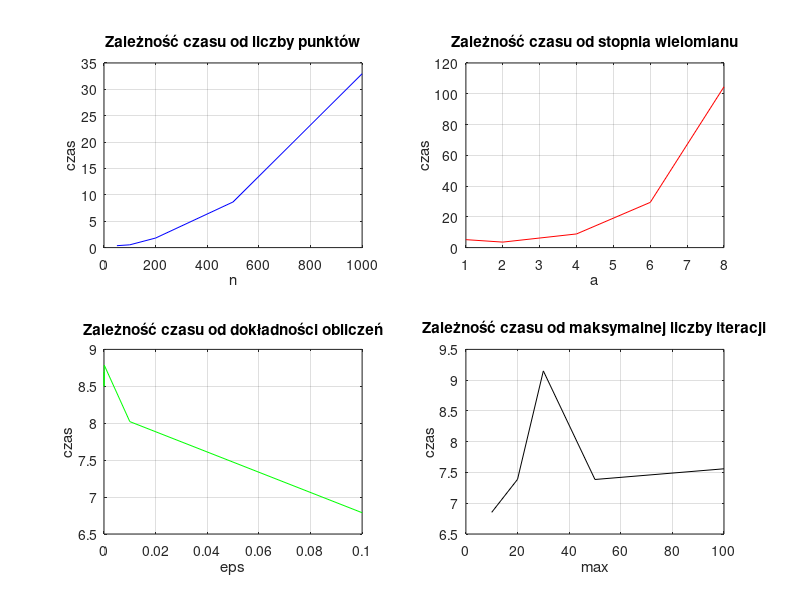

Recreate this plot in MATLAB.
%Badanie n:
%a=4, eps=10e-6, max=30
n=[50,100,200,500,1000];
t1=[(0.309826+0.546599+0.234276)/3,
    (0.502084+0.595124+0.480132)/3,
    (1.626078+2.075998+1.736937)/3,
    (8.217032+8.679551+9.054188)/3,
    (33.437883+31.730404+33.701714)/3];

%Badanie a:
%n=500,eps=10e-6,max=30
a=[1,2,4,6,8];
t2=[(4.764125+5.217553+5.509791)/3,
    (3.488033+3.620112+3.594541)/3,
    (8.697488+8.477213+9.440765)/3,
    (29.595333+28.334978+30.265915)/3,
    (104.852526+106.513938+102.263780)/3];

%Badanie eps:
%a=4,n=500,max=30
eps=[10^(-1),10^(-2),10^(-4),10^(-6),10^(-8)];
t3=[(6.478709+6.984309+6.902411)/3,
    (7.846339+8.035020+8.184581)/3,
    (8.596417+9.594208+8.168919)/3,
    (8.372601+8.965504+8.160550)/3,
    (8.982617+8.938833+8.158607)/3];

%Badanie max:
%a=4,n=500,eps=10e-6
max=[10,20,30,50,100];
t4=[(7.269521+6.312689+6.974347)/3,%bardzo niedokładny wykres dla max=10
    (7.406456+7.321851+7.435710)/3,
    (9.395310+8.444788+9.610752)/3,
    (7.213632+7.520223+7.423990)/3,%mniej wyraźny wykres dla max=50
    (7.764374+7.831111+7.083370)/3];

subplot(2,2,1),plot(n,t1,'b');
title('Zależność czasu od liczby punktów');
xlabel('n'), ylabel('czas');
%axis([0 1000 0 100]);
grid on
subplot(2,2,2),plot(a,t2,'r');
title('Zależność czasu od stopnia wielomianu');
xlabel('a'), ylabel('czas');
%axis([1 8 0 100]);
grid on
subplot(2,2,3),plot(eps,t3,'g');
title('Zależność czasu od dokładności obliczeń');
xlabel('eps'), ylabel('czas');
%axis([10^(-8) 10^(-1) 0 100]);
grid on
subplot(2,2,4),plot(max,t4,'black');
title('Zależność czasu od maksymalnej liczby iteracji');
xlabel('max'), ylabel('czas');
%axis([0 100 0 100]);
grid on